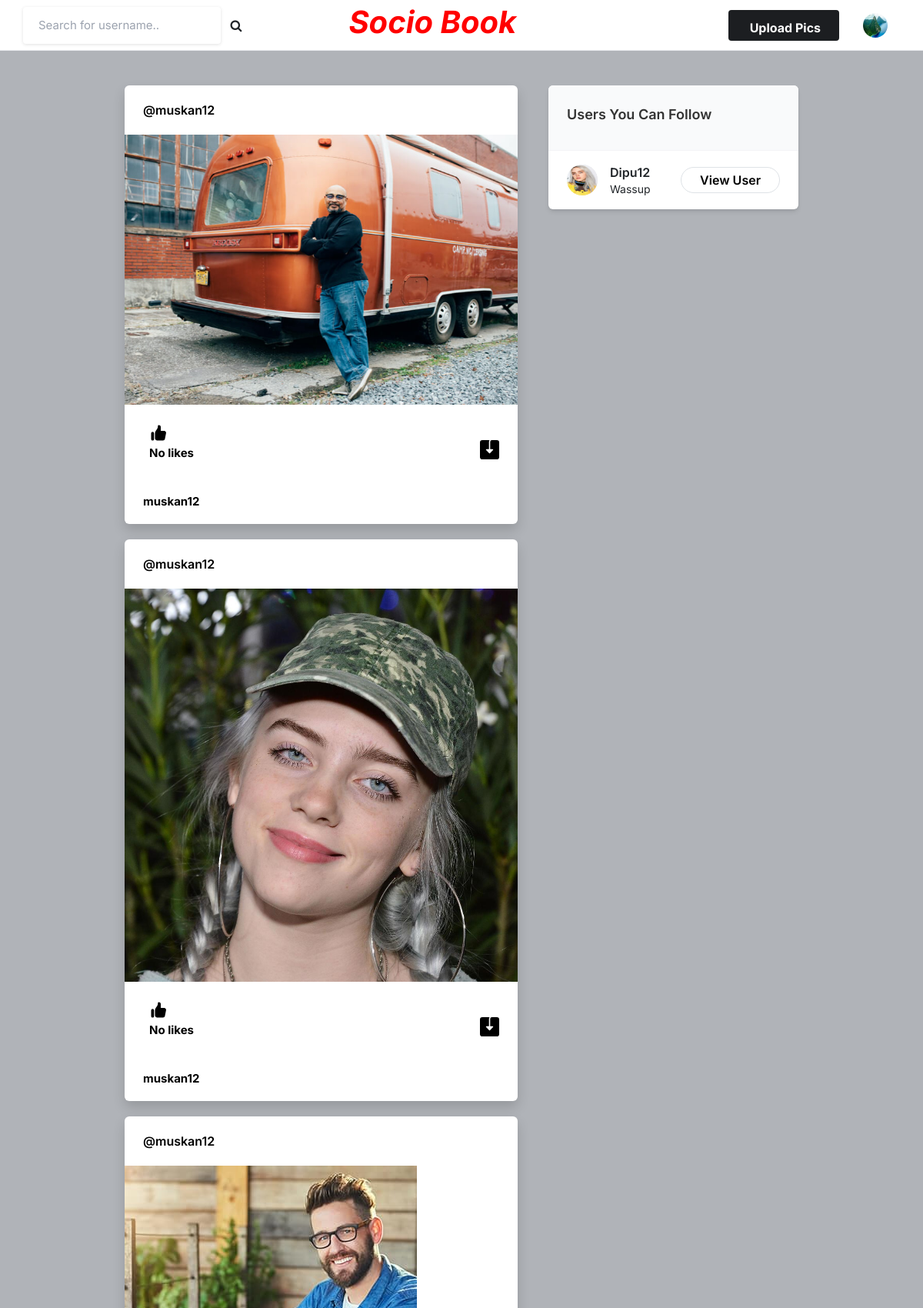
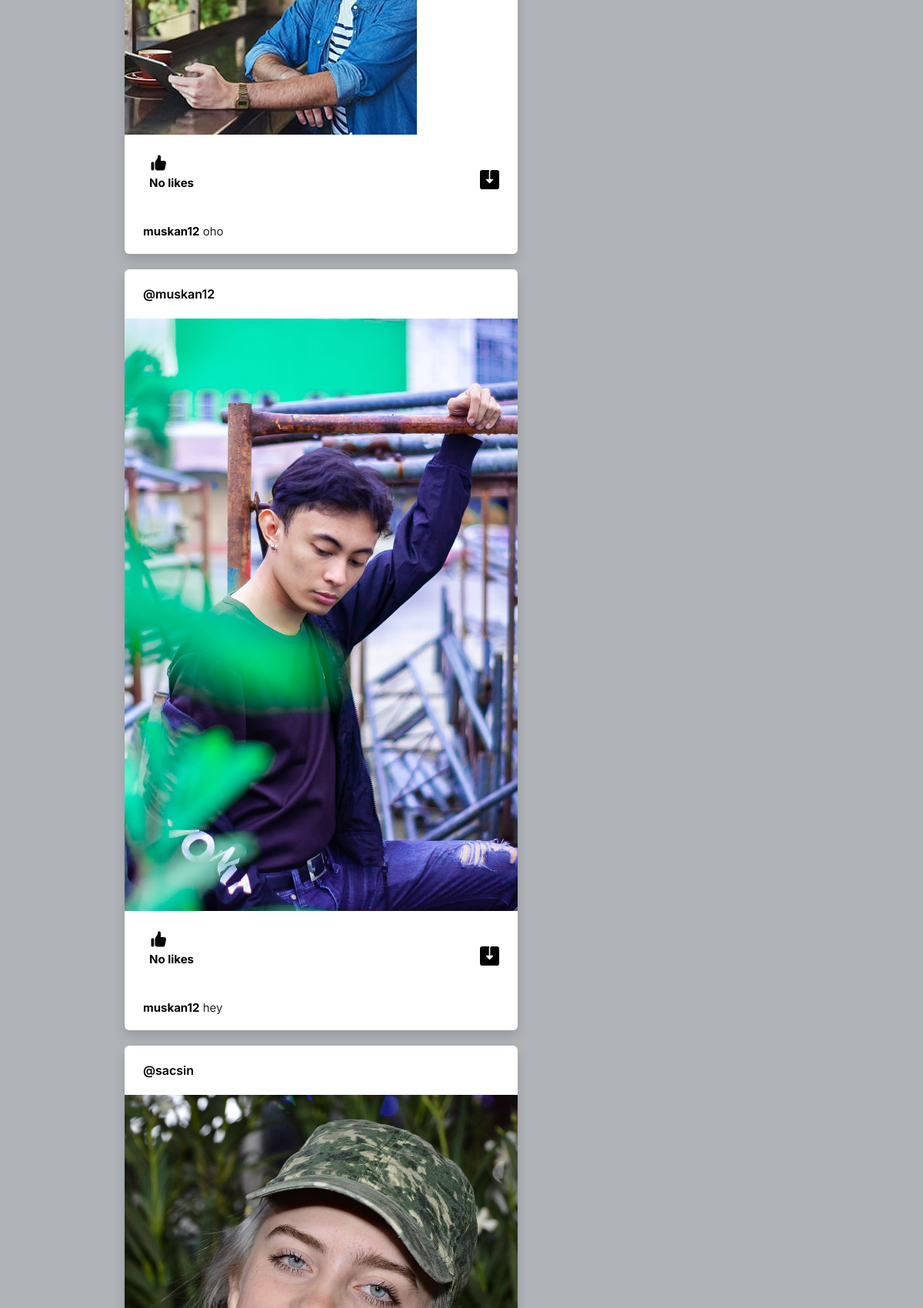
Screenshot of / (signed in, upper part) with the database file from the repository (2 pictures, top to bottom).
### core/models.py (models this page shows, shortened)
class Profile(models.Model):
    user = models.ForeignKey(User, on_delete=models.CASCADE)
    id_user = models.IntegerField()
    bio = models.TextField(blank=True)
    profileimg = models.ImageField(upload_to='profile_images', default='blank-profile-picture.png')
    location = models.CharField(max_length=100, blank=True)

class Post(models.Model):
    id = models.UUIDField(primary_key=True, default=uuid.uuid4)
    user = models.CharField(max_length=100)
    image = models.ImageField(upload_to='post_images')
    caption = models.TextField()
    created_at = models.DateTimeField(default=datetime.now)
    no_of_likes = models.IntegerField(default=0)

### core/views.py (the view)
# urls.py: path('',views.index),
@login_required(login_url='signin')
def index(request):
    user_object = User.objects.get(username=request.user.username)
    user_profile = Profile.objects.get(user=user_object)
    user_following_list = []
    feed = []
    user_following = FollowersCount.objects.filter(follower=request.user.username)
    user_following2=len(user_following)
    my_followers_list=FollowersCount.objects.filter(user=request.user.username)
    user_followers = len(my_followers_list)
    followers_name=[]
    following_name=[]
    for f in my_followers_list:
        followers_name.append(f.follower)
    for users in user_following:
        user_following_list.append(users.user)
        following_name.append(users.user)
    for usernames in user_following_list:
        feed_lists = Post.objects.filter(user=usernames)
        feed.append(feed_lists)
    feed_list = list(chain(*feed))
    all_users = User.objects.all()
    user_following_all = []
    for user in user_following:
        user_list = User.objects.get(username=user.user)
        user_following_all.append(user_list)
    new_suggestions_list = [x for x in list(all_users) if (x not in list(user_following_all))]
    current_user = User.objects.filter(username=request.user.username)
    final_suggestions_list = [x for x in list(new_suggestions_list) if ( x not in list(current_user))]
    random.shuffle(final_suggestions_list)
    username_profile = []
    username_profile_list = []
    for users in final_suggestions_list:
        username_profile.append(users.id)
    for ids in username_profile:
        profile_lists = Profile.objects.filter(id_user=ids)
        username_profile_list.append(profile_lists)
    suggestions_username_profile_list = list(chain(*username_profile_list))
    return render(request, 'index.html', {'user_profile': user_profile, 'posts':feed_list, 'suggestions_username_profile_list': suggestions_username_profile_list[:4],'followers':user_followers,'following':user_following2,'followers_name':followers_name,'following_name':following_name})

### templates/index.html (shortened to what this page needs)
{% load static %}
<!DOCTYPE html>
<html lang="en">
<head>
    <link rel="stylesheet" href="{% static 'assets/css/icons.css' %}">
    <link rel="stylesheet" href="{% static 'assets/css/uikit.css' %}">
    <link rel="stylesheet" href="{% static 'assets/css/style.css' %}">
    <link rel="stylesheet" href="{% static 'assets/css/tailwind.css' %}">
    <link href="https://cdn.jsdelivr.net/npm/bootstrap@5.0.2/dist/css/bootstrap.min.css" rel="stylesheet">
    <link rel="stylesheet" href="https://cdnjs.cloudflare.com/ajax/libs/font-awesome/4.7.0/css/font-awesome.min.css">
</head>
<body>
    {% load static %}
            <header>
                <div class="header_inner">
                    <form action="/search" method="POST">
                    <div class="left-side">
                            <input type="text" name="username" placeholder="Search for username..">&nbsp; &nbsp;
                            <button type="submit"><i class="fa fa-search fa-1x"></i></button>
                    </div>
                    </form>
                    <div  style=" display:flex; justify-content: center; align-items:center; width:20vw; margin-left:8em;"><h1 style="font-weight: bolder; text-align: center; color: red; font-style: italic;">Socio Book</h1></div>
                    <div class="right-side lg:pr-4">
                        <a href="#"
                            class="bg-pink-500 flex font-bold hidden hover:bg-pink-600 hover:text-white inline-block items-center lg:block max-h-10 mr-4 px-4 py-2 rounded shado text-white">
                              Upload Pics
                        </a>
                        <a href="#">
                            <img src="{{user_profile.profileimg.url}}" class="header-avatar" alt="">
                        </a>
                    </div>
                </div>
            </header>
            <div class="container m-auto">
                <div class="lg:flex justify-center lg:space-x-10 lg:space-y-0 space-y-5">
                    <div class="space-y-5 flex-shrink-0 lg:w-7/12">
                        {% for post in posts reversed %}
                        <div class="bg-white shadow rounded-md  -mx-2 lg:mx-0">
                            <div class="flex justify-between items-center px-4 py-3">
                                <div class="flex flex-1 items-center space-x-4">
                                    <span class="block font-semibold "><a href="/profile/{{post.user}}">@{{post.user}}</a></span>
                                </div>
                              <div>
                                <a href="#"> <i class="icon-feather-more-horizontal text-2xl hover:bg-gray-200 rounded-full p-2 transition -mr-1 "></i> </a>
                              </div>
                            </div>
                            <div uk-lightbox>
                                <a href="{{post.image.url}}">
                                    <img src="{{post.image.url}}" alt="">
                                </a>
                            </div>
                            <div class="py-3 px-4 space-y-3">
                                <div class="flex space-x-4 lg:font-bold">
                                    <a href="/like-post?post_id={{post.id}}" class="flex items-center space-x-2">
                                        <div class="p-2 rounded-full text-black">
                                            {% if post.no_of_likes == 0 %}
                                            <p>No likes</p>
                                            {% elif post.no_of_likes == 1 %}
                                            <p>Liked by {{post.no_of_likes}} person</p>
                                            {% else %}
                                            <p>Liked by {{post.no_of_likes}} people</p>
                                            {% endif %}
                                        </div>
                                    </a>
                                    <a href="{{post.image.url}}" class="flex items-center space-x-2 flex-1 justify-end" download>
                                    </a>
                                </div>
                                <p>
                                    <a href="/profile/{{post.user}}"><strong>{{post.user}}</strong></a> {{post.caption}}
                                </p>
                            </div>
                        </div>
                        {% endfor %}
                    </div>
                    <div class="lg:w-5/12">
                        <div class="bg-white  shadow-md rounded-md overflow-hidden">
                            <div class="bg-gray-50  border-b border-gray-100 flex items-baseline justify-between py-4 px-6 ">
                                <h2 class="font-semibold text-lg">Users You Can Follow</h2>
                            </div>
                            <div class="divide-gray-300 divide-gray-50 divide-opacity-50 divide-y px-4 ">
                                {% for suggestion in suggestions_username_profile_list %}
                                <div class="flex items-center justify-between py-3">
                                    <div class="flex flex-1 items-center space-x-4">
                                        <a href="/profile/{{suggestion.user}}">
                                            <img src="{{suggestion.profileimg.url}}" class="bg-gray-200 rounded-full w-10 h-10">
                                        </a>
                                        <div class="flex flex-col">
                                            <span class="block capitalize font-semibold"> {{suggestion.user}} </span>
                                            <span class="block capitalize text-sm"> {{suggestion.bio}} </span>
                                        </div>
                                    </div>
                                    <a href="/profile/{{suggestion.user}}" class="border border-gray-200 font-semibold px-4 py-1 rounded-full hover:bg-pink-600 hover:text-white hover:border-pink-600 "> View User </a>
                                </div>
                                {% endfor %}
                            </div>
                        </div>
                    </div>
                </div>
            </div>
</body>
</html>

### static/assets/css/style.css (style rules this page uses)
body { background-color: #B0B3B8!important; }
button { vertical-align: middle; }
input { height: 48px; line-height: 48px; padding: 0 20px; outline: none; font-size: 15px; color: #808080; max-width: 100%; width: 100%; -webkit-box-sizing: border-box; box-sizing: border-box; display: block; font-weight: 400; opacity: 1; border-radius: 4px; border: none; -webkit-box-shadow: 0 1px 4px 0px rgba(0, 0, 0, 0.12); box-shadow: 0 1px 4px 0px rgba(0, 0, 0, 0.12); }
input[type="text"], input[type="password"], input[type="email"], input[type="number"] { height: 48px; line-height: 48px; padding: 0 20px; outline: none; font-size: 15px; color: #808080; max-width: 100%; width: 100%; -webkit-box-sizing: border-box; box-sizing: border-box; display: block; font-weight: 400; opacity: 1; border-radius: 4px; border: none; -webkit-box-shadow: 0 1px 4px 0px rgba(0, 0, 0, 0.12); box-shadow: 0 1px 4px 0px rgba(0, 0, 0, 0.12); }
input { -webkit-transition: all 0.1s ease-in-out; transition: all 0.1s ease-in-out; }
::placeholder { color: #808080; opacity: 1; }
button { border: none; margin: 0; padding: 0; width: auto; overflow: visible; background: transparent; color: inherit; font: inherit; line-height: normal; cursor: pointer; }
a { color: #be185d; -webkit-transition: 0.3s; transition: 0.3s; outline: none !important; }
button { outline: none !important; }
img { max-width: 100%; }
body { color: #666; font-size: 15px; line-height: 27px; background-color: #f0f2f5; font-family: "Inter", sans-serif; text-transform: none; }
body p { font-size: 15px; line-height: 27px; }
h1, h2, h3, h4, h5, h6 { font-family: "Inter", sans-serif; text-transform: none; }
input[type="text"], input[type="password"], input[type="email"] { font-family: "Inter", sans-serif; text-transform: none; }
button, body .pac-container { font-family: "Inter", sans-serif; text-transform: none; }
h1, h2, h3, h4, h5, h6 { color: #333; font-weight: 500; margin: 0; padding: 0; }
h1 { font-size: 32px; }
h2 { font-size: 26px; }
b, strong { font-weight: 700 !important; }
@media (min-width: 1024px) { .container { max-width: 900px !important; padding-top: 45px; } }
header { background-color: #fff; left: 0; right: 0; top: 0; z-index: 99; height: 66px; display: -webkit-box; display: -ms-flexbox; display: flex; -webkit-box-align: center; -ms-flex-align: center; align-items: center; border-bottom: 1px solid #e5e7eb; }
header .header_inner { display: -webkit-box; display: -ms-flexbox; display: flex; -webkit-box-align: center; -ms-flex-align: center; align-items: center; max-width: 1090px; margin: auto; width: 100%; max-width: 100% !important; padding: 0 30px; }
header .header_inner .left-side { display: -webkit-box; display: -ms-flexbox; display: flex; -webkit-box-align: center; -ms-flex-align: center; align-items: center; }
header .header_inner .right-side { display: -webkit-box; display: -ms-flexbox; display: flex; -webkit-box-align: center; -ms-flex-align: center; align-items: center; -webkit-box-pack: end; -ms-flex-pack: end; justify-content: flex-end; margin-left: auto; }
header .header_inner .right-side .header-avatar { width: 32px; height: 32px; border-radius: 100%; margin-left: 15px; }

### templates/index.html (style rules this page uses)
a { text-decoration: none; color: black; }

### rows the page displays
Profile: profileimg (picture)
Post: user "muskan12", image (picture), no_of_likes "No likes"
Post: user "muskan12", image (picture), no_of_likes "No likes"
Post: user "muskan12", image (picture), no_of_likes "No likes", caption "oho"
Post: user "muskan12", image (picture), no_of_likes "No likes", caption "hey"
Post: user "sacsin", image (picture)
Profile: profileimg (picture), user "Dipu12", bio "Wassup"
